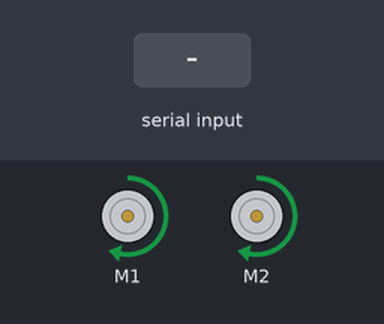
The sketch below on a simulated Arduino Uno, built with avr-gcc and run on an emulated ATmega328P. On the bench: 2 × DC motor (green arrow = forward, orange = backward, longer = faster). Inputs (shaded band) come from the test bench. What the sketch prints to the serial monitor is not drawn.

Above: at 0.1 s.
At 6.2 s:
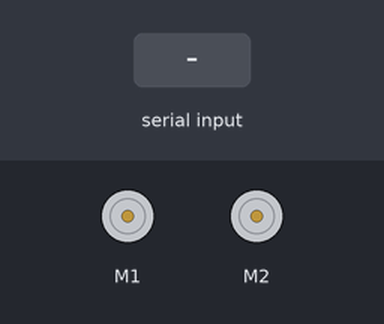
6.3 s: "D90\n" received over the second serial link
At 6.8 s:
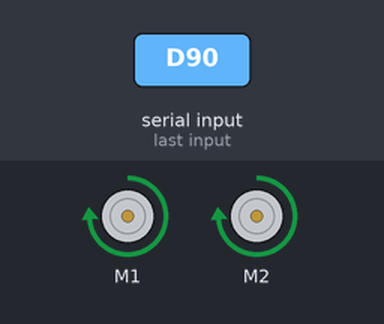
7.8 s: "D,45\n" received over the second serial link
Timing chart, 0 to 10.8 s (numbered marks = the images above; inputs shaded):
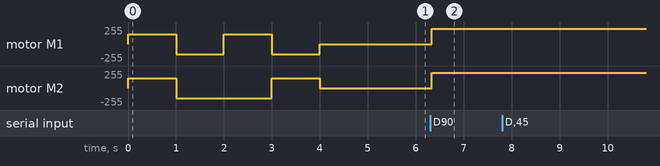

The sketch:

BT_TILT5_Direccion_Magnitud.ino
```cpp
//PROYECTO ESCOLAR
//Título: Coche_Robot_controlado_por_sensor_orientacion_del_movil
//Versión 1.0
//Fecha 22/sept/2019
//Autor: Javier S. Leyva https://www.educa2.madrid.org/web/jsanzleyva/2


//----------------------- A G R A D E C I M I E N T O S ---------------------------------------------------------------

//Gracias a Eduard M. por su tutorial de cómo usar el sensor de orientación de un móvil android
//con App inventor
//https://appinventor.pevest.com/2014/10/29/sensors-using-the-orientation-sensor/

//Gracias a Eduardo Vega por su vídeo tutorial y su web sobre cómo enviar datos desde el móvil andorid
//a una placa arduino vía BlueTooth
//https://www.youtube.com/watch?v=OO7vKKuJ9a0
//http://arduparatodos.blogspot.com/2017/06/modulo-bluetooth-hc-06-con-arduino-y.html
//-----------------------------------------------------------------------------------------------------


//-------------L I B R E R I A S ----------------------------------------------------------------------
#include <AFMotor.h> //incliumos la librería para manejar los motores

    AF_DCMotor motorIz(1); // crea motorIz para controlar el motor conectado a #1
    AF_DCMotor motorDer(2); // crea motorDer para controlar el motor conectado a #2

#include <SoftwareSerial.h> //inlcuimos la librería para usar otros pines  diferentes de D0 y D1 como
//puertos serie
//definimos los puertos serie para conexión BT entre arduino y el móvil, A0->RX(arduino) y A1->TX(arduino)
SoftwareSerial BT1(A0,A1);
// RX, TX recordar que se conectan cruzados: HC-06_RX->A1 y HC-06_Tx->A0


//------------------------------- V A R I A B L E S -------------------------------------------------------------
//El movil envía a arduino una cadena de texto con los datos de su orientación en este formato: PXXRYY
//P y R son letras que se usan para indicar valor de Pitch y de Roll
//XX es el valor de orientación delante-atrás del móvil (PITCH),
//e YY es su orientación lateral (ROLL), ambos varían en el rango [-90, +90]

//Variables Globales (definidas fuera de las funciones)
char dato_d; //un solo byte (un caracter ASCII) almacena el primer carácter ("D") proveniente del móvil via BT,
String datos; //variable que almacena cada valor posterior a la "D" que llega del móvil en una cadena de texto tipo XXMYY
//int pitch;// variable que almacena la inclinacion del morro
//int roll;// variable que almacena la inclinacion lateral
int   direccion = 0; // variable que almacena la dirección del coche
int   magnitud = 0;//variable que almacena la intensidad del movimiento del coche.
float seno_dir = 0;
float coseno_dir = 0;
int   veloc = 0;
float reduccion =0;
int   offset = 0; //corrección veloc,ya que el motor izqu es más lento

void setup() {

  Serial.begin(9600); //iniciamos el monitor serie de arduino
  BT1.begin(9600); //iniciamos el puerto serie para el Blue Tooth
  test_cocherobot(); //probamos los dos motores del coche
} // fin del setup()
void loop(){

  if (BT1.available())  //Si el puerto serie (Bluetooth) está disponible
  {
    dato_d = BT1.read();  //Lee el primer caracter (un byte) entrante via Bluetooth y lo asigna a la variable "dato_d"
    if (dato_d == 'D')   //si ha llegado a arduino desde el movil el primer caracter ("D") de la cadena tipo: DXXMYY
       {
       BT_recibir_datos();//funcion que toma el resto de la cadena -69M58  y separa los datos en direccion=XX y magnitud=YY
       }
    Serial.println("direccion"+direccion); //imprime en el puerto serie el valor numerico de la dirección
    Serial.println("magnitud" +magnitud); // lo mismo pero para la magnitud del movimiento
   // Serial.println("velocidad");
    //Serial.println(veloc);
    //Serial.println("reduccion");
    //Serial.println(reduccion);

//.............................M O V I M I E N T O S del coche robot.....................................................................
//Adelante
//Atrás
//Detenido
//Giro Derecha Adelante
//Giro Izquierda Adelante
//Giro Derecha Atras
//Giro Izquierda Atras


//SIGNIFICADO DEL LA DIRECCION (ÁNGULO ENTRE -180 0 +180º)
//  0º este (3 h)
//  90º norte (12 h)
//  180º=-180º oeste (9 h)
// -90º SUR (6 h)

seno_dir   = sin(direccion);
coseno_dir = cos(direccion);
//Serial.println("seno_dir");
//Serial.println(seno_dir);
//Serial.println("coseno_dir");
//Serial.println(coseno_dir);

//---------------------------------------------------------
//  Si sen_dir es + => ADELANTE
//  Si sen_dir es - => ATRAS
//  Si cos_dir es + => GIRO DER
//  Si cos_dir es - => GIRO IZQU

 //ADELANTE
 //Cuadrante I y II (0 a 90º y 90º a 180º)
 if (seno_dir > 0){
   motorIz.run(FORWARD);
   motorDer.run(FORWARD);
   veloc = map (magnitud, 0,100, 0,255);
   reduccion = map (coseno_dir, 0,1, 0, 255);
   motorIz.setSpeed(veloc);
   motorDer.setSpeed(veloc);
   /*
   if (coseno_dir > 0){
    //ADELANTE y DER
    motorIz.setSpeed(veloc);
    motorDer.setSpeed(veloc-reduccion);

    }
   if (coseno_dir < 0){
     //ADELANTE e IZQ
     motorIz.setSpeed(veloc-reduccion);
     motorDer.setSpeed(veloc);
    }
    */
  }
 //ATRÁS
 //Cuadrante III y IV (0 a -90º y -90º a -180º)
 if (seno_dir < 0){
   motorIz.run(BACKWARD);
   motorDer.run(BACKWARD);
   veloc = map (magnitud, 0,100, 0,255);
   reduccion = map (coseno_dir, 0,1, 0, 255);

   if (coseno_dir > 0){
    //ATRAS y DER
    motorIz.setSpeed(veloc-reduccion);
    motorDer.setSpeed(veloc);
    }
   if (coseno_dir < 0){
     //ATRAS e IZQ
     motorIz.setSpeed(veloc);
     motorDer.setSpeed(veloc-reduccion);
    }
  }
//Fin de movimientos del coche robot ............................................................................

}//end of BT1.available


}//end of loop()

void BT_recibir_datos (){
  delay(30);
  while (BT1.available())
  {
    char c = BT1.read();   //Lee un byte entrante y lo almacena en una variable tipo char
    datos += c;    //Crea una cadena tipo String con los datos (bytes) entrantes
    }// end while

  if (datos.length() > 0) //Se verifica que la cadena tipo String tenga un largo mayor a cero
    {
      //la variable direccion  almacena el ángulo (número entero)
      //, este valor es el número que hay en la cadena datos antes de la M, (i.e:  -58M25 -> -58)
      direccion = datos.toInt();

      //Ahora nos preocupamos de obtener el valor de magnitud, el número que hay después de M
      int indice_M = datos.indexOf('M');//encuentra la posicion de "M" en la cadena
      String magnitud_str = datos.substring(indice_M+1); // almacena la subcadena después de "M"
      magnitud = magnitud_str.toInt();//variable que almacena la intensidad de la inclinación

      datos = ""; //vaciamos la cadena, para poder empezar la siguiente lectura de datos provenientes del móvil
      }//end if (length >0)
}// end function BT_envio_datos


void test_cocherobot(){
  //esta función chequea que funcionan correctamente ambos motores
  Serial.println("Motor test!");

  motorIz.setSpeed(150);      // define la veloc en el rango 0-255
  motorDer.setSpeed(150);     //

  Serial.print("tick FORWARD ");
  motorIz.run(FORWARD);      // motor IZQ gira hacia adelante
  motorDer.run(FORWARD);      // motor DER gira hacia adelante
  delay(1000);

  Serial.print("tock BACKWARD ");
  motorIz.run(BACKWARD);     // motor IZQ gira hacia atrás
  motorDer.run(BACKWARD);     // motor DER gira hacia atrás
  delay(1000);

  Serial.print("tack GIRO DERECHA ");
  motorIz.run(FORWARD);
  motorDer.run(BACKWARD);
  delay(1000);

  Serial.print("tack GIRO IZQUIERDA ");
  motorDer.run(FORWARD);
  motorIz.run(BACKWARD);
  delay(1000);

  Serial.println("tuck RELEASE");
  motorIz.run(RELEASE);      // motor IZQ PARA
  motorDer.run(RELEASE);      // motor DER PARA
  delay(1000);
  } //end de test_cocherobot()
```

Measured:
- after the input at 6.3 s, motor M1, motor M2: stopped → forward 229/255 at once
- after the input at 7.8 s, every drawn part: stays the same
